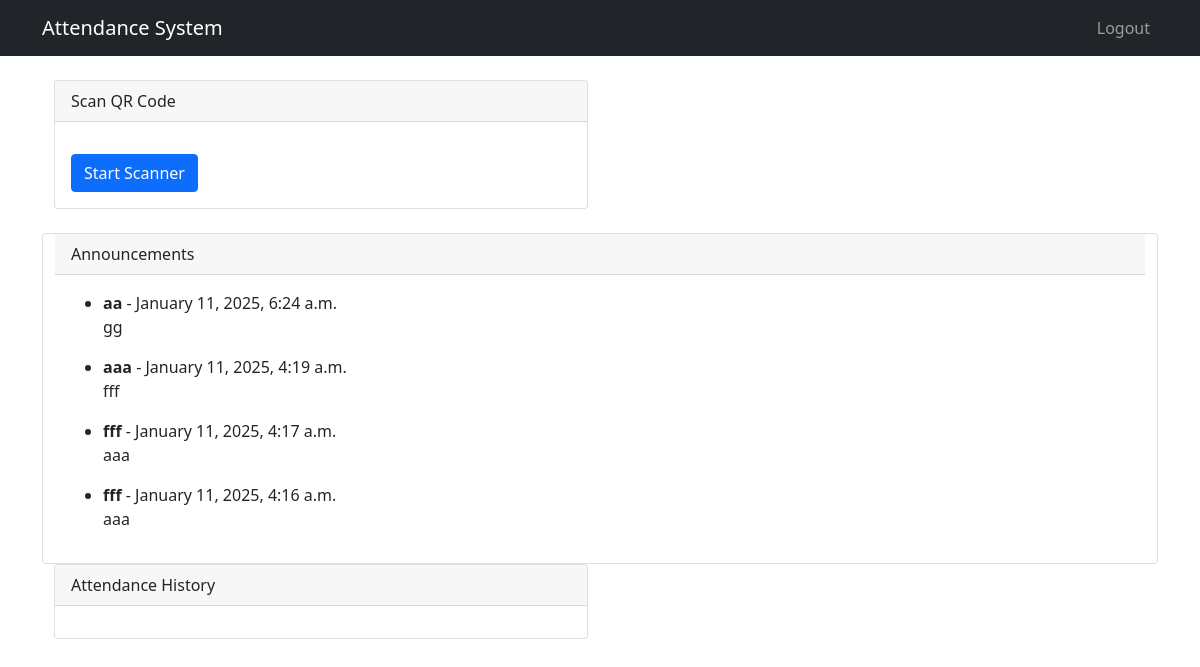
/student/ (signed in), run on the app's committed database.
### main_app/models.py (models this page shows, shortened)
class Announcement(models.Model):
    title = models.CharField(max_length=200)
    content = models.TextField()
    created_by = models.ForeignKey(Teacher, on_delete=models.CASCADE)
    created_at = models.DateTimeField(auto_now_add=True)
    for_students = models.BooleanField(default=True)  # Specifies if it's for students

### main_app/views.py (the view)
# urls.py: path('student/', views.student_dashboard, name='student_dashboard'),
@login_required
def student_dashboard(request):
    student = request.user.student
    attendance_records = AttendanceRecord.objects.filter(student=student)
    active_sessions = AttendanceSession.objects.filter(
        is_active=True,
        expiry_time__gt=timezone.now(),
    )
    announcements = Announcement.objects.filter(for_students=True).order_by('-created_at')  # Get latest announcements
    context = {
        'attendance_records': attendance_records,
        'active_sessions': active_sessions,
        'announcements': announcements,
    }
    return render(request, 'main_app/student_dashboard.html', context)

### main_app/templates/main_app/student_dashboard.html (shortened to what this page needs)
{% extends 'main_app/base.html' %}
{% block content %}
<div class="container mt-4">
    <div class="row">
        <div class="col-md-6">
            <div class="card">
                <div class="card-header">Scan QR Code</div>
                <div class="card-body">
                    <button id="startScanner" class="btn btn-primary mt-3">Start Scanner</button>
                </div>
            </div>
        </div>
<div class="card mt-4">
    <div class="card-header">Announcements</div>
    <div class="card-body">
        {% if announcements %}
            <ul>
                {% for announcement in announcements %}
                    <li>
                        <strong>{{ announcement.title }}</strong> - {{ announcement.created_at|date:"F j, Y, g:i a" }}
                        <p>{{ announcement.content }}</p>
                    </li>
                {% endfor %}
            </ul>
        {% else %}
            <p>No announcements available.</p>
        {% endif %}
    </div>
</div>
        <div class="col-md-6">
            <div class="card">
                <div class="card-header">Attendance History</div>
                <div class="card-body">
                </div>
            </div>
        </div>
    </div>
</div>
{% endblock %}

### main_app/templates/main_app/base.html (shortened to what this page needs)
<!DOCTYPE html>
<html lang="en">
<head>
    <link href="https://cdn.jsdelivr.net/npm/bootstrap@5.1.3/dist/css/bootstrap.min.css" rel="stylesheet">
</head>
<body>
    <nav class="navbar navbar-expand-lg navbar-dark bg-dark">
        <div class="container">
            <a class="navbar-brand" href="/">Attendance System</a>
            {% if user.is_authenticated %}
                <div class="navbar-nav">
                    <a class="nav-link" href="{% url 'main_app:logout' %}">Logout</a>
                </div>
            {% endif %}
        </div>
    </nav>
    <div class="container mt-4">
        {% block content %}{% endblock %}
    </div>
</body>
</html>

### data on the page
Announcement: title "aa", created_at "January 11, 2025, 6:24 a.m.", content "gg"
Announcement: title "aaa", created_at "January 11, 2025, 4:19 a.m.", content "fff"
Announcement: title "fff", created_at "January 11, 2025, 4:17 a.m.", content "aaa"
Announcement: title "fff", created_at "January 11, 2025, 4:16 a.m.", content "aaa"
